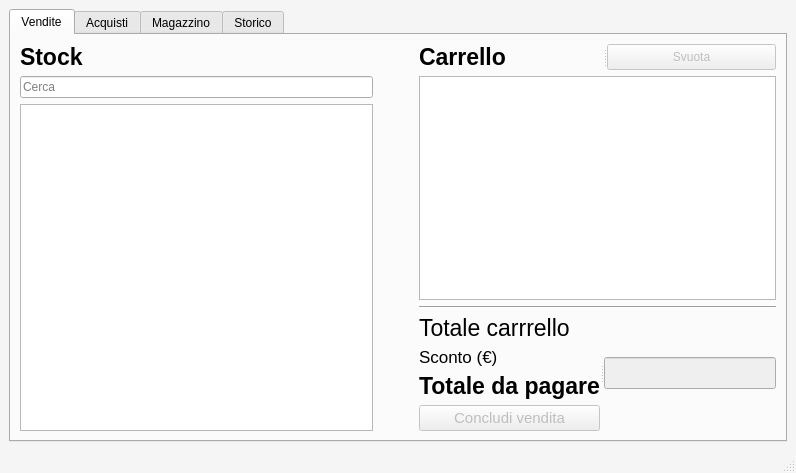
<?xml version="1.0" encoding="UTF-8"?>
<ui version="4.0">
 <class>MainWindow</class>
 <widget class="QMainWindow" name="MainWindow">
  <property name="geometry">
   <rect>
    <x>0</x>
    <y>0</y>
    <width>770</width>
    <height>473</height>
   </rect>
  </property>
  <property name="windowTitle">
   <string>Kingdom Card Gestionale Vendite</string>
  </property>
  <property name="windowIcon">
   <iconset>
    <normaloff>icons/logo_kingdom_cards.png</normaloff>icons/logo_kingdom_cards.png</iconset>
  </property>
  <property name="styleSheet">
   <string notr="true">QMainWindow {
        background-color: #f5f5f5;
    }</string>
  </property>
  <widget class="QWidget" name="centralwidget">
   <layout class="QGridLayout" name="gridLayout">
    <item row="0" column="0">
     <widget class="QTabWidget" name="tabWidget">
      <property name="currentIndex">
       <number>0</number>
      </property>
      <widget class="QWidget" name="tabVendite">
       <attribute name="icon">
        <iconset resource="icons/icons.qrc">
         <normaloff>:/icons/icons-carrello.png</normaloff>:/icons/icons-carrello.png</iconset>
       </attribute>
       <attribute name="title">
        <string>Vendite</string>
       </attribute>
       <layout class="QGridLayout" name="gridLayout_2">
        <item row="0" column="0">
         <layout class="QVBoxLayout" name="verticalLayout">
          <item>
           <widget class="QLabel" name="label">
            <property name="font">
             <font>
              <pointsize>17</pointsize>
              <weight>75</weight>
              <bold>true</bold>
             </font>
            </property>
            <property name="text">
             <string>Stock</string>
            </property>
           </widget>
          </item>
          <item>
           <layout class="QHBoxLayout" name="horizontalLayout">
            <item>
             <widget class="QLineEdit" name="lineEdit">
              <property name="placeholderText">
               <string>Cerca</string>
              </property>
              <property name="clearButtonEnabled">
               <bool>true</bool>
              </property>
             </widget>
            </item>
           </layout>
          </item>
          <item>
           <widget class="QTableView" name="tableStock">
            <property name="styleSheet">
             <string notr="true"/>
            </property>
            <property name="editTriggers">
             <set>QAbstractItemView::NoEditTriggers</set>
            </property>
            <property name="selectionMode">
             <enum>QAbstractItemView::SingleSelection</enum>
            </property>
            <property name="selectionBehavior">
             <enum>QAbstractItemView::SelectRows</enum>
            </property>
            <property name="sortingEnabled">
             <bool>true</bool>
            </property>
            <property name="cornerButtonEnabled">
             <bool>false</bool>
            </property>
           </widget>
          </item>
         </layout>
        </item>
        <item row="0" column="1">
         <spacer name="horizontalSpacer">
          <property name="orientation">
           <enum>Qt::Horizontal</enum>
          </property>
          <property name="sizeType">
           <enum>QSizePolicy::Minimum</enum>
          </property>
          <property name="sizeHint" stdset="0">
           <size>
            <width>40</width>
            <height>20</height>
           </size>
          </property>
         </spacer>
        </item>
        <item row="0" column="2">
         <layout class="QVBoxLayout" name="verticalLayout_4">
          <item>
           <widget class="QSplitter" name="splitter">
            <property name="orientation">
             <enum>Qt::Horizontal</enum>
            </property>
            <widget class="QLabel" name="label_2">
             <property name="font">
              <font>
               <pointsize>17</pointsize>
               <weight>75</weight>
               <bold>true</bold>
              </font>
             </property>
             <property name="text">
              <string>Carrello</string>
             </property>
            </widget>
            <widget class="QPushButton" name="button_svuota_carrello">
             <property name="enabled">
              <bool>false</bool>
             </property>
             <property name="text">
              <string>Svuota</string>
             </property>
            </widget>
           </widget>
          </item>
          <item>
           <widget class="QTableWidget" name="tableWidget_carrello">
            <property name="styleSheet">
             <string notr="true"/>
            </property>
            <property name="editTriggers">
             <set>QAbstractItemView::NoEditTriggers</set>
            </property>
           </widget>
          </item>
          <item>
           <widget class="Line" name="line">
            <property name="orientation">
             <enum>Qt::Horizontal</enum>
            </property>
           </widget>
          </item>
          <item>
           <widget class="QSplitter" name="splitter_2">
            <property name="orientation">
             <enum>Qt::Horizontal</enum>
            </property>
            <widget class="QWidget" name="layoutWidget">
             <layout class="QVBoxLayout" name="verticalLayout_3">
              <item>
               <widget class="QLabel" name="label_totale_carrello_testo">
                <property name="font">
                 <font>
                  <pointsize>17</pointsize>
                  <weight>50</weight>
                  <bold>false</bold>
                 </font>
                </property>
                <property name="text">
                 <string>Totale carrrello</string>
                </property>
               </widget>
              </item>
              <item>
               <widget class="QLabel" name="label_sconto_testo">
                <property name="font">
                 <font>
                  <pointsize>13</pointsize>
                 </font>
                </property>
                <property name="text">
                 <string>Sconto (€)</string>
                </property>
               </widget>
              </item>
              <item>
               <widget class="QLabel" name="label_totale_da_pagare_testo">
                <property name="font">
                 <font>
                  <pointsize>17</pointsize>
                  <weight>75</weight>
                  <bold>true</bold>
                 </font>
                </property>
                <property name="text">
                 <string>Totale da pagare</string>
                </property>
               </widget>
              </item>
              <item>
               <widget class="QPushButton" name="button_concludi_vendita">
                <property name="enabled">
                 <bool>false</bool>
                </property>
                <property name="font">
                 <font>
                  <pointsize>11</pointsize>
                 </font>
                </property>
                <property name="text">
                 <string>Concludi vendita</string>
                </property>
                <property name="icon">
                 <iconset resource="icons/icons.qrc">
                  <normaloff>:/icons/icons-euro.png</normaloff>:/icons/icons-euro.png</iconset>
                </property>
               </widget>
              </item>
             </layout>
            </widget>
            <widget class="QWidget" name="layoutWidget">
             <layout class="QVBoxLayout" name="verticalLayout_2">
              <item>
               <widget class="QLabel" name="label_totale_carrello">
                <property name="font">
                 <font>
                  <pointsize>17</pointsize>
                  <weight>50</weight>
                  <bold>false</bold>
                  <underline>true</underline>
                 </font>
                </property>
                <property name="text">
                 <string/>
                </property>
                <property name="alignment">
                 <set>Qt::AlignRight|Qt::AlignTrailing|Qt::AlignVCenter</set>
                </property>
               </widget>
              </item>
              <item>
               <widget class="QLineEdit" name="sconto_input">
                <property name="enabled">
                 <bool>false</bool>
                </property>
                <property name="font">
                 <font>
                  <pointsize>15</pointsize>
                 </font>
                </property>
                <property name="alignment">
                 <set>Qt::AlignRight|Qt::AlignTrailing|Qt::AlignVCenter</set>
                </property>
               </widget>
              </item>
              <item>
               <widget class="QLabel" name="label_totale_dapagare">
                <property name="font">
                 <font>
                  <pointsize>17</pointsize>
                  <weight>75</weight>
                  <bold>true</bold>
                 </font>
                </property>
                <property name="text">
                 <string/>
                </property>
                <property name="alignment">
                 <set>Qt::AlignRight|Qt::AlignTrailing|Qt::AlignVCenter</set>
                </property>
               </widget>
              </item>
             </layout>
            </widget>
           </widget>
          </item>
         </layout>
        </item>
       </layout>
      </widget>
      <widget class="QWidget" name="tabAcquisti">
       <attribute name="icon">
        <iconset resource="icons/icons.qrc">
         <normaloff>:/icons/icons-acquisti.png</normaloff>:/icons/icons-acquisti.png</iconset>
       </attribute>
       <attribute name="title">
        <string>Acquisti</string>
       </attribute>
       <layout class="QGridLayout" name="gridLayout_3">
        <item row="0" column="0">
         <layout class="QVBoxLayout" name="verticalLayout_20">
          <item>
           <layout class="QHBoxLayout" name="horizontalLayout_4">
            <item>
             <widget class="QLabel" name="label_11">
              <property name="font">
               <font>
                <pointsize>17</pointsize>
                <weight>75</weight>
                <bold>true</bold>
               </font>
              </property>
              <property name="text">
               <string>Lista Acquisti</string>
              </property>
             </widget>
            </item>
            <item>
             <widget class="QPushButton" name="buttonSvuotaAcquisti">
              <property name="enabled">
               <bool>false</bool>
              </property>
              <property name="text">
               <string>Svuota</string>
              </property>
             </widget>
            </item>
           </layout>
          </item>
          <item>
           <widget class="QTableWidget" name="tableWidgetAcquisti">
            <property name="editTriggers">
             <set>QAbstractItemView::DoubleClicked</set>
            </property>
           </widget>
          </item>
          <item>
           <layout class="QVBoxLayout" name="verticalLayout_19">
            <item>
             <layout class="QHBoxLayout" name="horizontalLayout_3">
              <item>
               <layout class="QVBoxLayout" name="verticalLayout_18">
                <item>
                 <widget class="QLabel" name="label_totale_acquisti_2">
                  <property name="font">
                   <font>
                    <pointsize>17</pointsize>
                    <weight>50</weight>
                    <bold>false</bold>
                   </font>
                  </property>
                  <property name="text">
                   <string>Totale stimato</string>
                  </property>
                 </widget>
                </item>
                <item>
                 <widget class="QLabel" name="label_totale_acquisti_3">
                  <property name="font">
                   <font>
                    <pointsize>17</pointsize>
                    <weight>50</weight>
                    <bold>false</bold>
                   </font>
                  </property>
                  <property name="text">
                   <string>Totale da pagare</string>
                  </property>
                 </widget>
                </item>
               </layout>
              </item>
              <item>
               <layout class="QVBoxLayout" name="verticalLayout_12">
                <item>
                 <widget class="QLabel" name="labelTotaleAcquisti">
                  <property name="font">
                   <font>
                    <pointsize>17</pointsize>
                    <weight>50</weight>
                    <bold>false</bold>
                    <underline>true</underline>
                   </font>
                  </property>
                  <property name="text">
                   <string/>
                  </property>
                  <property name="alignment">
                   <set>Qt::AlignRight|Qt::AlignTrailing|Qt::AlignVCenter</set>
                  </property>
                 </widget>
                </item>
                <item>
                 <widget class="QLineEdit" name="lineEditTotaleDaPagareAcquisti">
                  <property name="alignment">
                   <set>Qt::AlignRight|Qt::AlignTrailing|Qt::AlignVCenter</set>
                  </property>
                 </widget>
                </item>
               </layout>
              </item>
             </layout>
            </item>
            <item>
             <layout class="QHBoxLayout" name="horizontalLayout_9">
              <item>
               <widget class="QPushButton" name="buttonSalvaBozzaAcquisti">
                <property name="enabled">
                 <bool>false</bool>
                </property>
                <property name="text">
                 <string>Salva bozza</string>
                </property>
                <property name="icon">
                 <iconset resource="icons/icons.qrc">
                  <normaloff>:/icons/icons-bozza.png</normaloff>:/icons/icons-bozza.png</iconset>
                </property>
               </widget>
              </item>
              <item>
               <widget class="QPushButton" name="buttonApriBozzaAcquisti">
                <property name="text">
                 <string>Apri bozza</string>
                </property>
                <property name="icon">
                 <iconset resource="icons/icons.qrc">
                  <normaloff>:/icons/icons-listabozze.png</normaloff>:/icons/icons-listabozze.png</iconset>
                </property>
               </widget>
              </item>
              <item>
               <widget class="QPushButton" name="buttonCompletaAcquisti">
                <property name="enabled">
                 <bool>false</bool>
                </property>
                <property name="text">
                 <string>Completa acquisto</string>
                </property>
                <property name="icon">
                 <iconset resource="icons/icons.qrc">
                  <normaloff>:/icons/icons-euro.png</normaloff>:/icons/icons-euro.png</iconset>
                </property>
               </widget>
              </item>
             </layout>
            </item>
           </layout>
          </item>
         </layout>
        </item>
        <item row="0" column="1">
         <spacer name="horizontalSpacer_3">
          <property name="orientation">
           <enum>Qt::Horizontal</enum>
          </property>
          <property name="sizeType">
           <enum>QSizePolicy::Fixed</enum>
          </property>
          <property name="sizeHint" stdset="0">
           <size>
            <width>40</width>
            <height>20</height>
           </size>
          </property>
         </spacer>
        </item>
        <item row="0" column="2">
         <layout class="QVBoxLayout" name="verticalLayout_11">
          <item>
           <widget class="QLabel" name="label_10">
            <property name="font">
             <font>
              <pointsize>17</pointsize>
              <weight>75</weight>
              <bold>true</bold>
             </font>
            </property>
            <property name="text">
             <string>Database</string>
            </property>
           </widget>
          </item>
          <item>
           <widget class="QLineEdit" name="lineEditCercaAcquisti">
            <property name="placeholderText">
             <string>Cerca</string>
            </property>
            <property name="clearButtonEnabled">
             <bool>true</bool>
            </property>
           </widget>
          </item>
          <item>
           <widget class="QTableView" name="tableDatabaseAcquisti">
            <property name="editTriggers">
             <set>QAbstractItemView::NoEditTriggers</set>
            </property>
            <property name="selectionMode">
             <enum>QAbstractItemView::SingleSelection</enum>
            </property>
            <property name="selectionBehavior">
             <enum>QAbstractItemView::SelectRows</enum>
            </property>
            <property name="sortingEnabled">
             <bool>true</bool>
            </property>
            <property name="cornerButtonEnabled">
             <bool>false</bool>
            </property>
           </widget>
          </item>
         </layout>
        </item>
        <item row="1" column="0">
         <widget class="Line" name="line_2">
          <property name="orientation">
           <enum>Qt::Horizontal</enum>
          </property>
         </widget>
        </item>
       </layout>
      </widget>
      <widget class="QWidget" name="tabMagazzino">
       <attribute name="icon">
        <iconset resource="icons/icons.qrc">
         <normaloff>:/icons/icons-magazzino.png</normaloff>:/icons/icons-magazzino.png</iconset>
       </attribute>
       <attribute name="title">
        <string>Magazzino</string>
       </attribute>
       <layout class="QGridLayout" name="gridLayout_4">
        <item row="0" column="0">
         <layout class="QVBoxLayout" name="verticalLayout_21">
          <property name="rightMargin">
           <number>0</number>
          </property>
          <item>
           <widget class="QLabel" name="label_3">
            <property name="maximumSize">
             <size>
              <width>270</width>
              <height>16777215</height>
             </size>
            </property>
            <property name="font">
             <font>
              <pointsize>20</pointsize>
              <weight>75</weight>
              <bold>true</bold>
             </font>
            </property>
            <property name="text">
             <string>&lt;html&gt;&lt;head/&gt;&lt;body&gt;&lt;p&gt;&lt;img height=&quot;28&quot; src=&quot;:/icons/icons-filter.png&quot;/&gt; Filter&lt;/p&gt;&lt;/body&gt;&lt;/html&gt;</string>
            </property>
           </widget>
          </item>
          <item>
           <layout class="QVBoxLayout" name="verticalLayout_10">
            <item>
             <widget class="QLabel" name="label_4">
              <property name="maximumSize">
               <size>
                <width>270</width>
                <height>16777215</height>
               </size>
              </property>
              <property name="font">
               <font>
                <pointsize>11</pointsize>
               </font>
              </property>
              <property name="text">
               <string>Nome</string>
              </property>
             </widget>
            </item>
            <item>
             <widget class="QLineEdit" name="lineEditMagazzinoFiltroNome">
              <property name="maximumSize">
               <size>
                <width>270</width>
                <height>16777215</height>
               </size>
              </property>
              <property name="styleSheet">
               <string notr="true">QLineEdit {
    border: 1px solid gray;
    border-radius: 10px;
    padding: 5px;
}</string>
              </property>
             </widget>
            </item>
           </layout>
          </item>
          <item>
           <layout class="QVBoxLayout" name="verticalLayout_9">
            <item>
             <widget class="QLabel" name="label_5">
              <property name="maximumSize">
               <size>
                <width>270</width>
                <height>16777215</height>
               </size>
              </property>
              <property name="font">
               <font>
                <pointsize>11</pointsize>
               </font>
              </property>
              <property name="text">
               <string>Espansione</string>
              </property>
             </widget>
            </item>
            <item>
             <widget class="QLineEdit" name="lineEditMagazzinoFiltroEspansione">
              <property name="maximumSize">
               <size>
                <width>270</width>
                <height>16777215</height>
               </size>
              </property>
              <property name="styleSheet">
               <string notr="true">QLineEdit {
    border: 1px solid gray;
    border-radius: 10px;
    padding: 5px;
}</string>
              </property>
             </widget>
            </item>
           </layout>
          </item>
          <item>
           <layout class="QVBoxLayout" name="verticalLayout_8">
            <item>
             <widget class="QLabel" name="label_6">
              <property name="maximumSize">
               <size>
                <width>270</width>
                <height>16777215</height>
               </size>
              </property>
              <property name="font">
               <font>
                <pointsize>11</pointsize>
               </font>
              </property>
              <property name="text">
               <string>Condizione</string>
              </property>
             </widget>
            </item>
            <item>
             <widget class="QComboBox" name="comboBoxCondizione">
              <property name="maximumSize">
               <size>
                <width>270</width>
                <height>16777215</height>
               </size>
              </property>
              <property name="font">
               <font>
                <pointsize>10</pointsize>
               </font>
              </property>
              <property name="styleSheet">
               <string notr="true">QComboBox {
    border: 1px solid gray;
    border-radius: 10px;
    padding: 5px 30px 5px 10px; /* spazio per la freccia */
    background-color: white;
}


QComboBox::drop-down {
    subcontrol-origin: padding;
    subcontrol-position: top right;
    width: 15px;

    border-left-width: 1px;
    border-left-color: darkgray;
    border-left-style: solid; /* just a single line */
    border-top-right-radius: 3px; /* same radius as the QComboBox */
    border-bottom-right-radius: 3px;
}

QSpinBox::drop:hover {
    background: rgb(85, 170, 255)
}

QComboBox::down-arrow {
    image:url(:/icons/icons-arrow-combox.png);
    width: 10px;
    height: 10px;
}

QComboBox QAbstractItemView {
    border: 2px solid darkgray;
    background: white;
    selection-background-color: lightgray;
    selection-color: black;
}</string>
              </property>
             </widget>
            </item>
           </layout>
          </item>
          <item>
           <layout class="QVBoxLayout" name="verticalLayout_7">
            <item>
             <widget class="QLabel" name="label_7">
              <property name="maximumSize">
               <size>
                <width>270</width>
                <height>16777215</height>
               </size>
              </property>
              <property name="font">
               <font>
                <pointsize>11</pointsize>
               </font>
              </property>
              <property name="text">
               <string>Quantità</string>
              </property>
             </widget>
            </item>
            <item>
             <widget class="QSpinBox" name="spinBoxMagazzinoQty">
              <property name="maximumSize">
               <size>
                <width>270</width>
                <height>16777215</height>
               </size>
              </property>
              <property name="font">
               <font>
                <pointsize>10</pointsize>
               </font>
              </property>
              <property name="styleSheet">
               <string notr="true">QSpinBox {
    border: 1px solid gray;
    border-radius: 10px;
    padding: 5px 25px 5px 5px; /* spazio per frecce */
    background: white;
}

QSpinBox::up-button {
    subcontrol-origin: border;
    subcontrol-position: top right;
    width: 20px;
    border-left: 1px solid gray;
}

QSpinBox::up-button:hover {
    background: rgb(85, 170, 255)
}

QSpinBox::down-button:hover {
    background: rgb(85, 170, 255)
}

QSpinBox::down-button {
    subcontrol-origin: border;
    subcontrol-position: bottom right;
    width: 20px;
    border-left: 1px solid gray;
}

QSpinBox::down-arrow {
    image: url(:/icons/icons-arrow-combox.png);
    width: 10px;
    height: 10px;
}

QSpinBox::up-arrow {
    image: url(:/icons/icons-arrow-up.png);
    width: 10px;
    height: 10px;
}</string>
              </property>
             </widget>
            </item>
           </layout>
          </item>
          <item>
           <layout class="QVBoxLayout" name="verticalLayout_6">
            <item>
             <widget class="QSplitter" name="splitter_6">
              <property name="orientation">
               <enum>Qt::Horizontal</enum>
              </property>
              <widget class="QLabel" name="label_8">
               <property name="maximumSize">
                <size>
                 <width>120</width>
                 <height>16777215</height>
                </size>
               </property>
               <property name="font">
                <font>
                 <pointsize>11</pointsize>
                </font>
               </property>
               <property name="text">
                <string>Prezzo min</string>
               </property>
              </widget>
              <widget class="QLabel" name="label_9">
               <property name="maximumSize">
                <size>
                 <width>120</width>
                 <height>16777215</height>
                </size>
               </property>
               <property name="font">
                <font>
                 <pointsize>11</pointsize>
                </font>
               </property>
               <property name="text">
                <string>Prezzo max</string>
               </property>
              </widget>
             </widget>
            </item>
            <item>
             <widget class="QSplitter" name="splitter_5">
              <property name="orientation">
               <enum>Qt::Horizontal</enum>
              </property>
              <widget class="QSplitter" name="splitter_7">
               <property name="orientation">
                <enum>Qt::Horizontal</enum>
               </property>
               <widget class="QDoubleSpinBox" name="doubleSpinBoxMagazzinoPrezzoMin">
                <property name="maximumSize">
                 <size>
                  <width>120</width>
                  <height>16777215</height>
                 </size>
                </property>
                <property name="font">
                 <font>
                  <pointsize>10</pointsize>
                 </font>
                </property>
                <property name="styleSheet">
                 <string notr="true">QDoubleSpinBox {
    border: 1px solid gray;
    border-radius: 10px;
    padding: 5px 25px 5px 5px; /* spazio per frecce */
    background: white;
}

QDoubleSpinBox::up-button {
    subcontrol-origin: border;
    subcontrol-position: top right;
    width: 20px;
    border-left: 1px solid gray;
}

QDoubleSpinBox::up-button:hover {
    background: rgb(85, 170, 255)
}

QDoubleSpinBox::down-button:hover {
    background: rgb(85, 170, 255)
}

QDoubleSpinBox::down-button {
    subcontrol-origin: border;
    subcontrol-position: bottom right;
    width: 20px;
    border-left: 1px solid gray;
}

QDoubleSpinBox::down-arrow {
    image: url(:/icons/icons-arrow-combox.png);
    width: 10px;
    height: 10px;
}

QDoubleSpinBox::up-arrow {
    image: url(:/icons/icons-arrow-up.png);
    width: 10px;
    height: 10px;
}
</string>
                </property>
               </widget>
               <widget class="QDoubleSpinBox" name="doubleSpinBoxMagazzinoPrezzoMax">
                <property name="maximumSize">
                 <size>
                  <width>150</width>
                  <height>16777215</height>
                 </size>
                </property>
                <property name="font">
                 <font>
                  <pointsize>10</pointsize>
                 </font>
                </property>
                <property name="styleSheet">
                 <string notr="true">QDoubleSpinBox {
    border: 1px solid gray;
    border-radius: 10px;
    padding: 5px 25px 5px 5px; /* spazio per frecce */
    background: white;
}

QDoubleSpinBox::up-button {
    subcontrol-origin: border;
    subcontrol-position: top right;
    width: 20px;
    border-left: 1px solid gray;
}

QDoubleSpinBox::up-button:hover {
    background: rgb(85, 170, 255)
}

QDoubleSpinBox::down-button:hover {
    background: rgb(85, 170, 255)
}

QDoubleSpinBox::down-button {
    subcontrol-origin: border;
    subcontrol-position: bottom right;
    width: 20px;
    border-left: 1px solid gray;
}

QDoubleSpinBox::down-arrow {
    image: url(:/icons/icons-arrow-combox.png);
    width: 10px;
    height: 10px;
}

QDoubleSpinBox::up-arrow {
    image: url(:/icons/icons-arrow-up.png);
    width: 10px;
    height: 10px;
}
</string>
                </property>
                <property name="maximum">
                 <double>100000.000000000000000</double>
                </property>
                <property name="value">
                 <double>100000.000000000000000</double>
                </property>
               </widget>
              </widget>
             </widget>
            </item>
           </layout>
          </item>
          <item>
           <widget class="QSplitter" name="splitter_4">
            <property name="orientation">
             <enum>Qt::Horizontal</enum>
            </property>
            <widget class="QPushButton" name="button_applica_filtro">
             <property name="maximumSize">
              <size>
               <width>120</width>
               <height>16777215</height>
              </size>
             </property>
             <property name="text">
              <string>Applica</string>
             </property>
            </widget>
            <widget class="QPushButton" name="button_resetta_filtro">
             <property name="enabled">
              <bool>true</bool>
             </property>
             <property name="maximumSize">
              <size>
               <width>120</width>
               <height>16777215</height>
              </size>
             </property>
             <property name="text">
              <string>Resetta</string>
             </property>
            </widget>
           </widget>
          </item>
          <item>
           <spacer name="verticalSpacer">
            <property name="orientation">
             <enum>Qt::Vertical</enum>
            </property>
            <property name="sizeHint" stdset="0">
             <size>
              <width>20</width>
              <height>40</height>
             </size>
            </property>
           </spacer>
          </item>
         </layout>
        </item>
        <item row="0" column="2">
         <layout class="QVBoxLayout" name="verticalLayout_5">
          <item>
           <layout class="QHBoxLayout" name="horizontalLayout_2">
            <item>
             <widget class="QPushButton" name="buttonMagazzinoSave">
              <property name="enabled">
               <bool>true</bool>
              </property>
              <property name="sizePolicy">
               <sizepolicy hsizetype="Expanding" vsizetype="Fixed">
                <horstretch>0</horstretch>
                <verstretch>0</verstretch>
               </sizepolicy>
              </property>
              <property name="minimumSize">
               <size>
                <width>0</width>
                <height>0</height>
               </size>
              </property>
              <property name="maximumSize">
               <size>
                <width>180</width>
                <height>16777215</height>
               </size>
              </property>
              <property name="text">
               <string>Salva modifiche</string>
              </property>
              <property name="default">
               <bool>false</bool>
              </property>
              <property name="flat">
               <bool>false</bool>
              </property>
             </widget>
            </item>
            <item>
             <widget class="QPushButton" name="buttonMagazzinoRipristina">
              <property name="text">
               <string>Ripristina</string>
              </property>
             </widget>
            </item>
            <item>
             <spacer name="horizontalSpacer_2">
              <property name="orientation">
               <enum>Qt::Horizontal</enum>
              </property>
              <property name="sizeHint" stdset="0">
               <size>
                <width>31</width>
                <height>17</height>
               </size>
              </property>
             </spacer>
            </item>
           </layout>
          </item>
          <item>
           <widget class="QTableView" name="tableViewMagazzino">
            <property name="sizePolicy">
             <sizepolicy hsizetype="Expanding" vsizetype="Expanding">
              <horstretch>0</horstretch>
              <verstretch>0</verstretch>
             </sizepolicy>
            </property>
            <property name="minimumSize">
             <size>
              <width>520</width>
              <height>0</height>
             </size>
            </property>
            <property name="selectionMode">
             <enum>QAbstractItemView::SingleSelection</enum>
            </property>
            <property name="sortingEnabled">
             <bool>true</bool>
            </property>
            <property name="cornerButtonEnabled">
             <bool>false</bool>
            </property>
           </widget>
          </item>
         </layout>
        </item>
        <item row="0" column="1">
         <spacer name="horizontalSpacer_5">
          <property name="orientation">
           <enum>Qt::Horizontal</enum>
          </property>
          <property name="sizeType">
           <enum>QSizePolicy::Minimum</enum>
          </property>
          <property name="sizeHint" stdset="0">
           <size>
            <width>15</width>
            <height>20</height>
           </size>
          </property>
         </spacer>
        </item>
       </layout>
      </widget>
      <widget class="QWidget" name="tabStorico">
       <attribute name="icon">
        <iconset resource="icons/icons.qrc">
         <normaloff>:/icons/icons-storico.png</normaloff>:/icons/icons-storico.png</iconset>
       </attribute>
       <attribute name="title">
        <string>Storico</string>
       </attribute>
       <layout class="QGridLayout" name="gridLayout_5">
        <item row="0" column="0">
         <layout class="QVBoxLayout" name="verticalLayout_17">
          <item>
           <layout class="QHBoxLayout" name="horizontalLayout_7">
            <item>
             <layout class="QVBoxLayout" name="verticalLayout_16">
              <item>
               <widget class="QRadioButton" name="radioButton">
                <property name="font">
                 <font>
                  <pointsize>11</pointsize>
                 </font>
                </property>
                <property name="text">
                 <string>Vendite</string>
                </property>
                <property name="checked">
                 <bool>true</bool>
                </property>
                <attribute name="buttonGroup">
                 <string notr="true">buttonGroupStorico</string>
                </attribute>
               </widget>
              </item>
              <item>
               <widget class="QRadioButton" name="radioButton_2">
                <property name="font">
                 <font>
                  <pointsize>11</pointsize>
                 </font>
                </property>
                <property name="text">
                 <string>Acquisti</string>
                </property>
                <attribute name="buttonGroup">
                 <string notr="true">buttonGroupStorico</string>
                </attribute>
               </widget>
              </item>
             </layout>
            </item>
            <item>
             <widget class="QLineEdit" name="lineEditStoricoSearch">
              <property name="placeholderText">
               <string>Cerca</string>
              </property>
              <property name="clearButtonEnabled">
               <bool>true</bool>
              </property>
             </widget>
            </item>
            <item>
             <layout class="QVBoxLayout" name="verticalLayout_13">
              <item>
               <widget class="QLabel" name="label_12">
                <property name="font">
                 <font>
                  <pointsize>11</pointsize>
                 </font>
                </property>
                <property name="text">
                 <string>Prezzo Min | Max</string>
                </property>
                <property name="alignment">
                 <set>Qt::AlignCenter</set>
                </property>
               </widget>
              </item>
              <item>
               <layout class="QHBoxLayout" name="horizontalLayout_5">
                <item>
                 <widget class="QDoubleSpinBox" name="doubleSpinBoxMinStorico">
                  <property name="font">
                   <font>
                    <pointsize>10</pointsize>
                   </font>
                  </property>
                  <property name="maximum">
                   <double>10000.989999999999782</double>
                  </property>
                  <property name="singleStep">
                   <double>0.010000000000000</double>
                  </property>
                 </widget>
                </item>
                <item>
                 <widget class="QDoubleSpinBox" name="doubleSpinBoxMaxStorico">
                  <property name="font">
                   <font>
                    <pointsize>10</pointsize>
                   </font>
                  </property>
                  <property name="maximum">
                   <double>10000.000000000000000</double>
                  </property>
                  <property name="singleStep">
                   <double>0.100000000000000</double>
                  </property>
                  <property name="value">
                   <double>10000.000000000000000</double>
                  </property>
                 </widget>
                </item>
               </layout>
              </item>
             </layout>
            </item>
            <item>
             <layout class="QVBoxLayout" name="verticalLayout_14">
              <item>
               <widget class="QLabel" name="label_13">
                <property name="font">
                 <font>
                  <pointsize>11</pointsize>
                 </font>
                </property>
                <property name="text">
                 <string>Condizione</string>
                </property>
                <property name="alignment">
                 <set>Qt::AlignCenter</set>
                </property>
               </widget>
              </item>
              <item>
               <widget class="QComboBox" name="comboBoxCondizione_Storico">
                <property name="font">
                 <font>
                  <pointsize>10</pointsize>
                 </font>
                </property>
               </widget>
              </item>
             </layout>
            </item>
            <item>
             <layout class="QVBoxLayout" name="verticalLayout_15">
              <item>
               <widget class="QLabel" name="label_14">
                <property name="font">
                 <font>
                  <pointsize>11</pointsize>
                 </font>
                </property>
                <property name="text">
                 <string>Data Da | A</string>
                </property>
                <property name="alignment">
                 <set>Qt::AlignCenter</set>
                </property>
               </widget>
              </item>
              <item>
               <layout class="QHBoxLayout" name="horizontalLayout_6">
                <item>
                 <widget class="QDateTimeEdit" name="dateTimeEditStorico_Da">
                  <property name="font">
                   <font>
                    <pointsize>10</pointsize>
                   </font>
                  </property>
                  <property name="currentSection">
                   <enum>QDateTimeEdit::DaySection</enum>
                  </property>
                  <property name="calendarPopup">
                   <bool>true</bool>
                  </property>
                 </widget>
                </item>
                <item>
                 <widget class="QDateTimeEdit" name="dateTimeEditStorico_A">
                  <property name="font">
                   <font>
                    <pointsize>10</pointsize>
                   </font>
                  </property>
                  <property name="calendarPopup">
                   <bool>true</bool>
                  </property>
                 </widget>
                </item>
               </layout>
              </item>
             </layout>
            </item>
           </layout>
          </item>
          <item>
           <widget class="QTableView" name="tableViewStorico">
            <property name="editTriggers">
             <set>QAbstractItemView::NoEditTriggers</set>
            </property>
            <property name="sortingEnabled">
             <bool>true</bool>
            </property>
            <property name="cornerButtonEnabled">
             <bool>false</bool>
            </property>
           </widget>
          </item>
         </layout>
        </item>
       </layout>
      </widget>
     </widget>
    </item>
   </layout>
  </widget>
  <widget class="QStatusBar" name="statusbar"/>
 </widget>
 <resources>
  <include location="icons/icons.qrc"/>
 </resources>
 <connections/>
 <buttongroups>
  <buttongroup name="buttonGroupStorico"/>
 </buttongroups>
</ui>
